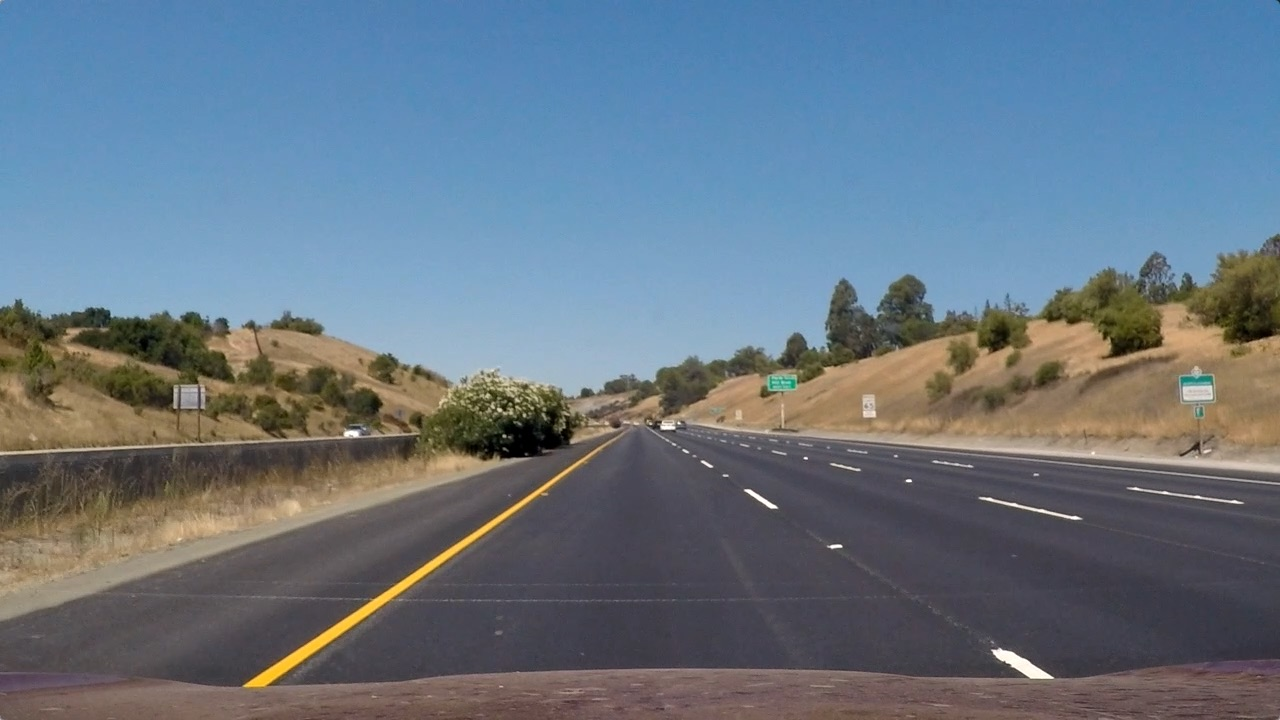
#> input picture InputImage/Images/straight_lines1.jpg, 1280 x 720 px
$ python -i laneDetectionWithVideo.py   (imports and definitions only)
#> lines starting #> are read from the running program, lines starting #| are printed output that depends on the picture
import cv2 as cv
import numpy as np


class LaneDetector:

    # Converts frame to grayscale because we only need the luminance channel for detecting edges - less computationally expensive
    def cannyEdgeDetection(self, frame):
        gray = cv.cvtColor(frame, cv.COLOR_RGB2GRAY)
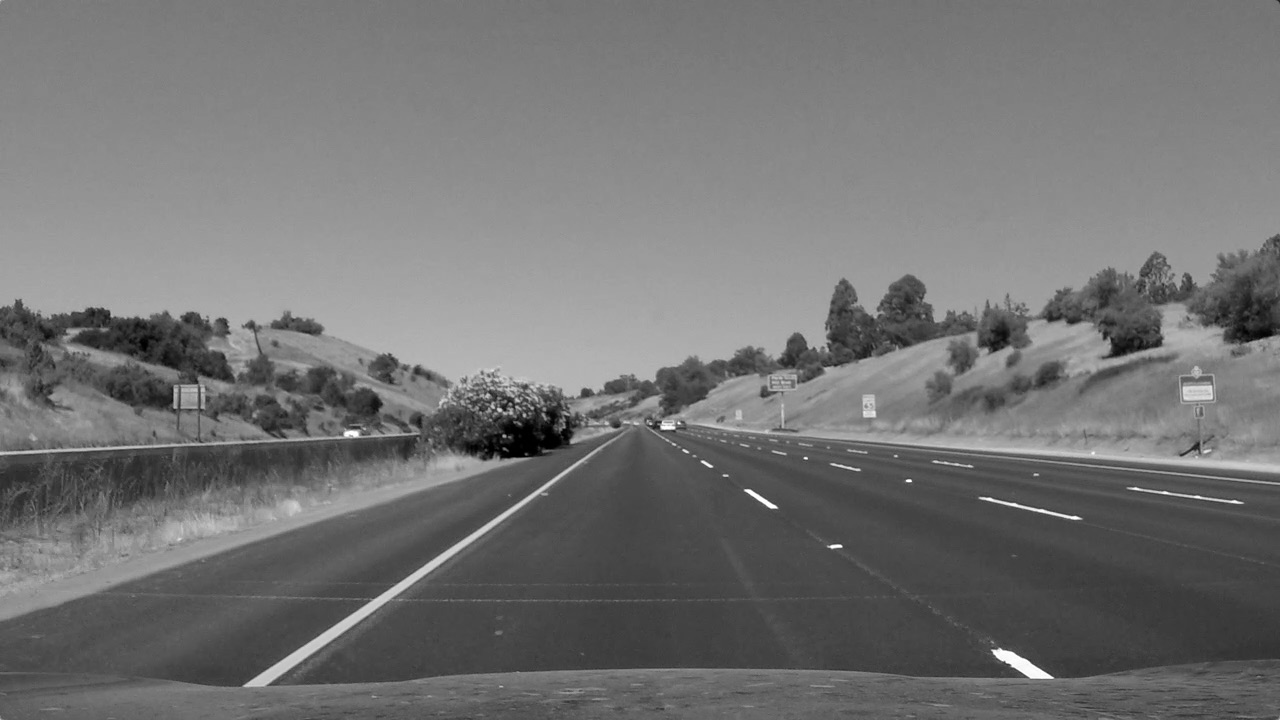
#> gray: shape (720, 1280); min 0, max 255, mean 114.9
        # Applies a 5x5 gaussian blur with deviation of 0 to frame - not mandatory since Canny will do this for us
        blur = cv.GaussianBlur(gray, (5, 5), 0)
        # Applies Canny edge detector with minVal of 50 and maxVal of 150
        canny = cv.Canny(blur, 50, 150)
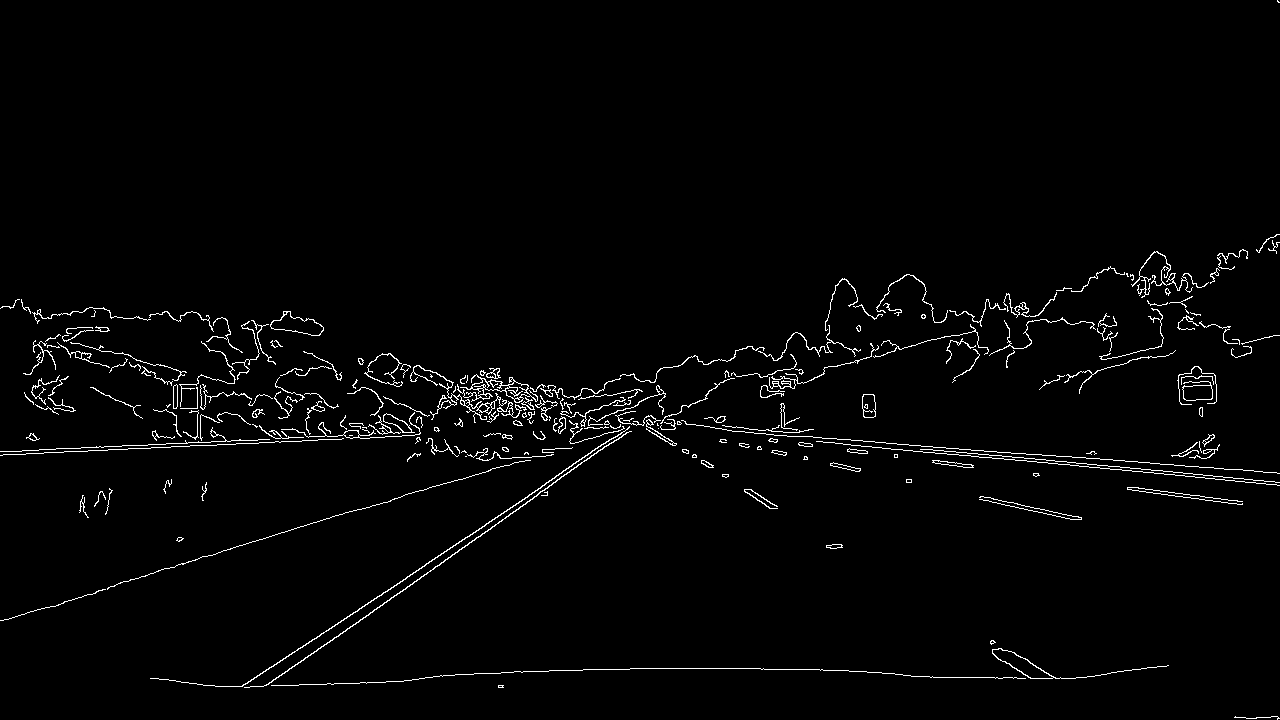
#> canny: shape (720, 1280); 2% white in thin lines or dots
        return canny

    # [62 lines left out: functions performFrameSegmentation, getLineCordinates, findTracks, displayTrackLines, not called in this run]

>>> import cv2
>>> picture = cv2.cvtColor(cv2.imread('InputImage/Images/straight_lines1.jpg'), cv2.COLOR_BGR2RGB)
>>> result = LaneDetector().cannyEdgeDetection(picture)

$ run again, on InputImage/Images/straight_lines2.jpg
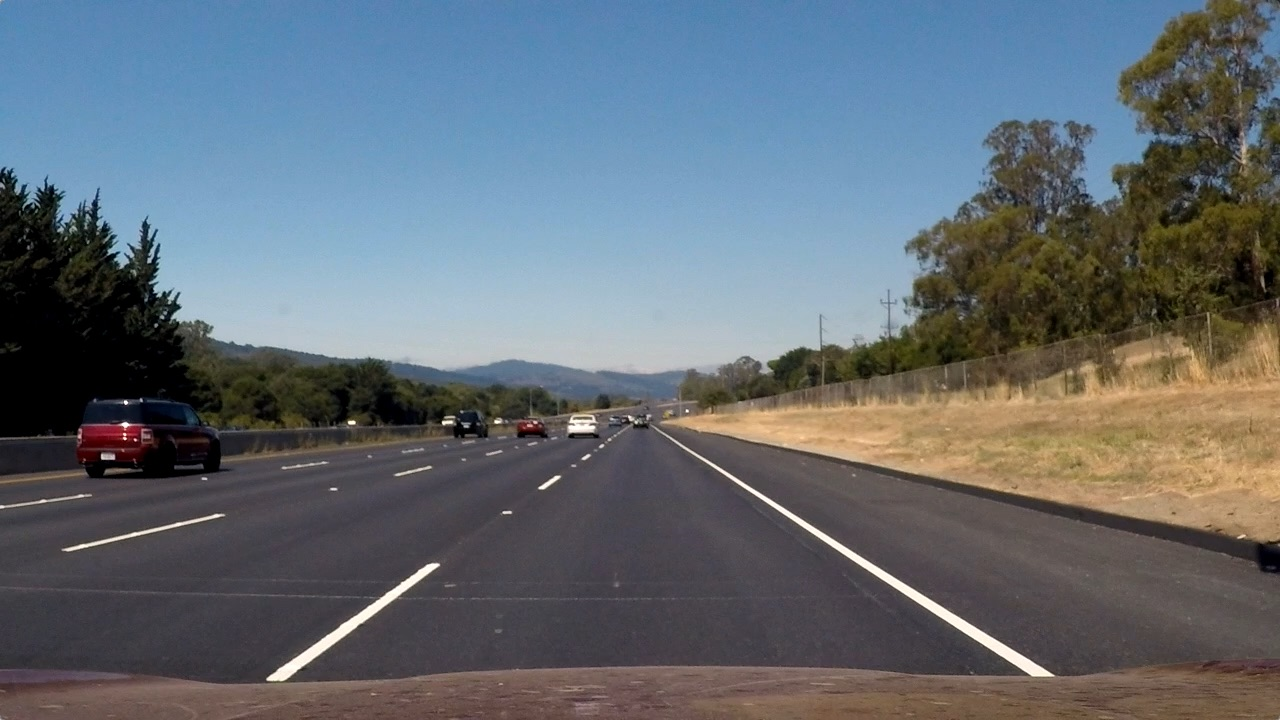
#> input picture InputImage/Images/straight_lines2.jpg, 1280 x 720 px
#> in cannyEdgeDetection, `gray = cv.cvtColor(frame, cv.COLOR_RGB2GRAY)`:
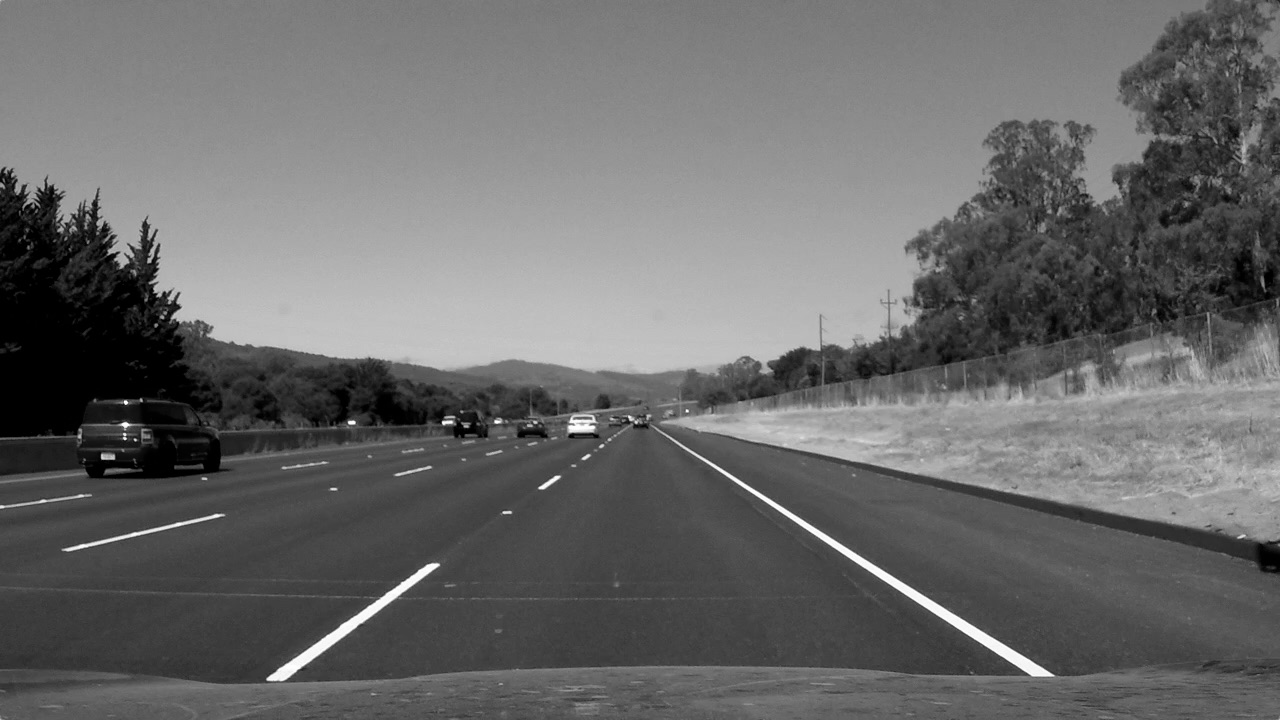
#> gray: shape (720, 1280); min 0, max 254, mean 106
#> in cannyEdgeDetection, `canny = cv.Canny(blur, 50, 150)`:
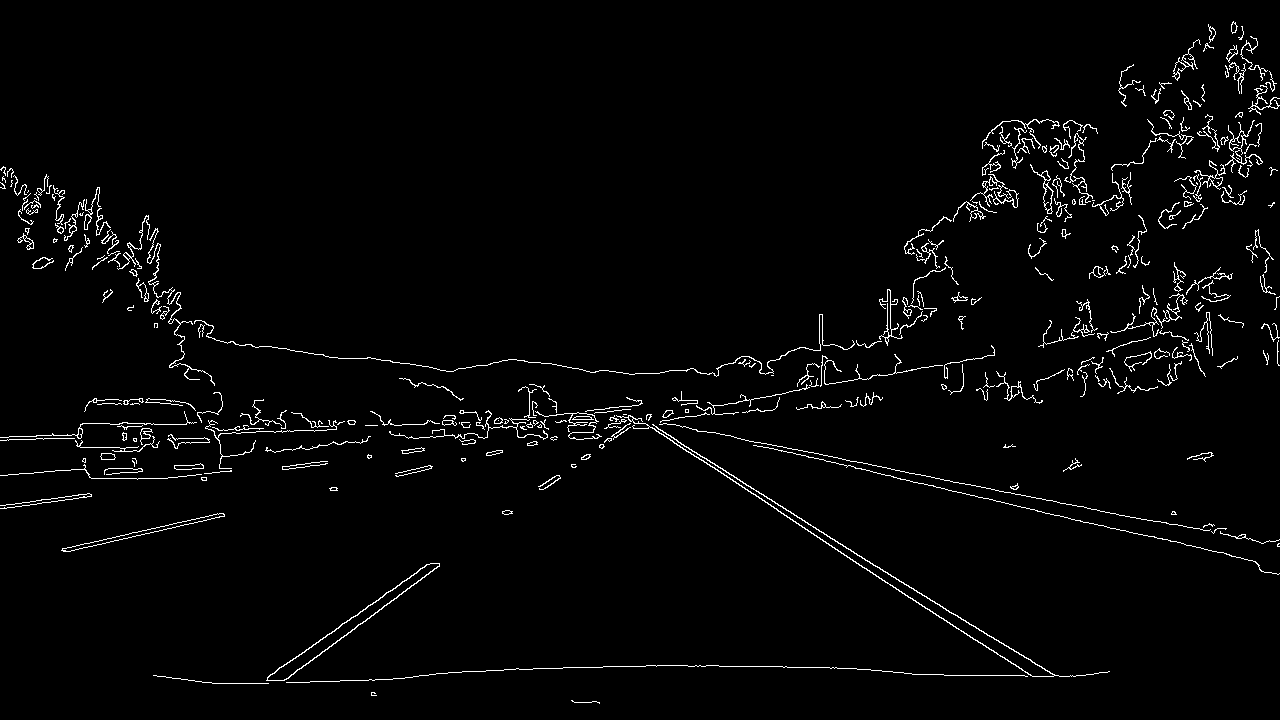
#> canny: shape (720, 1280); 2.4% white in thin lines or dots
